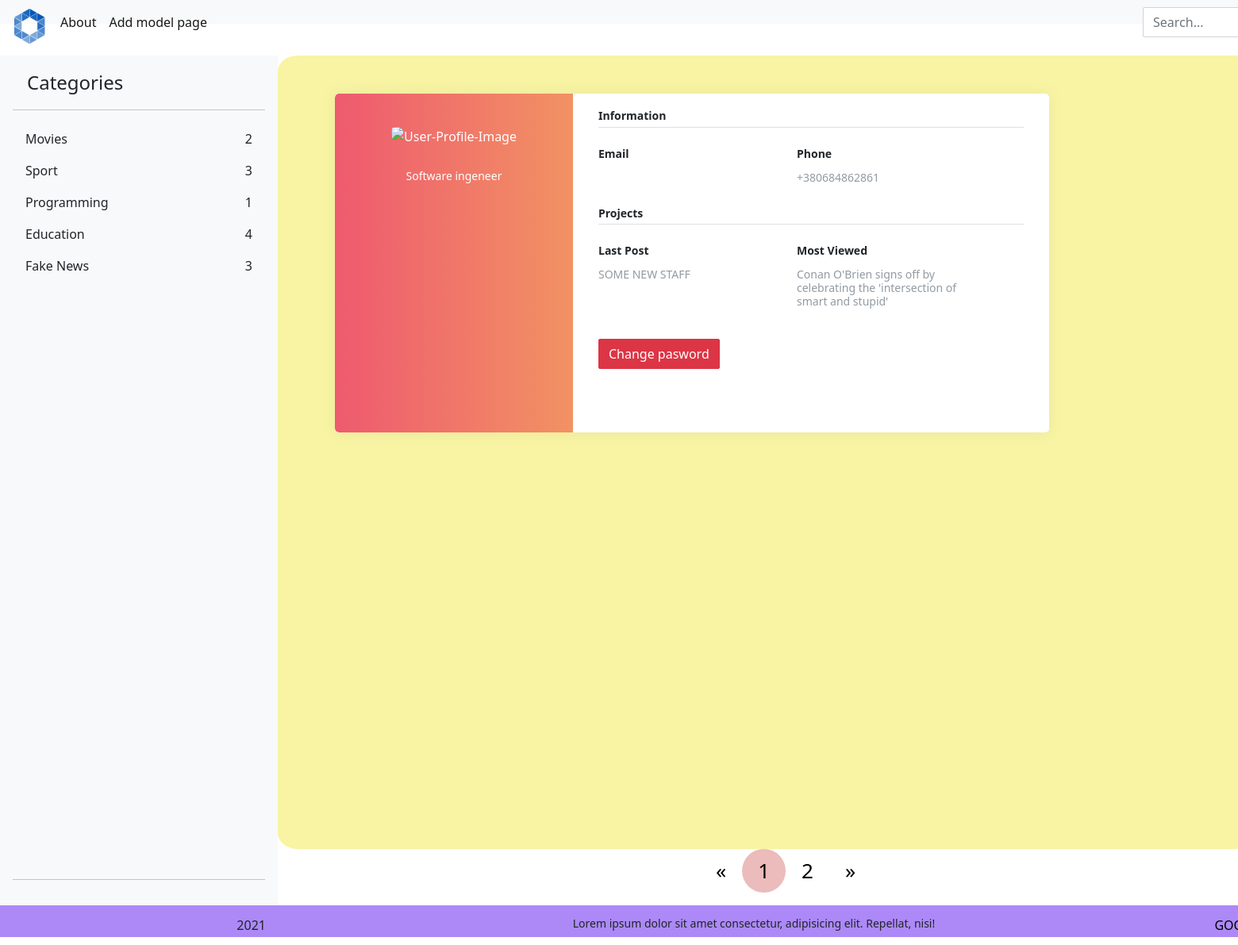
/accounts/profile/, run on an earlier commit of the app's database.
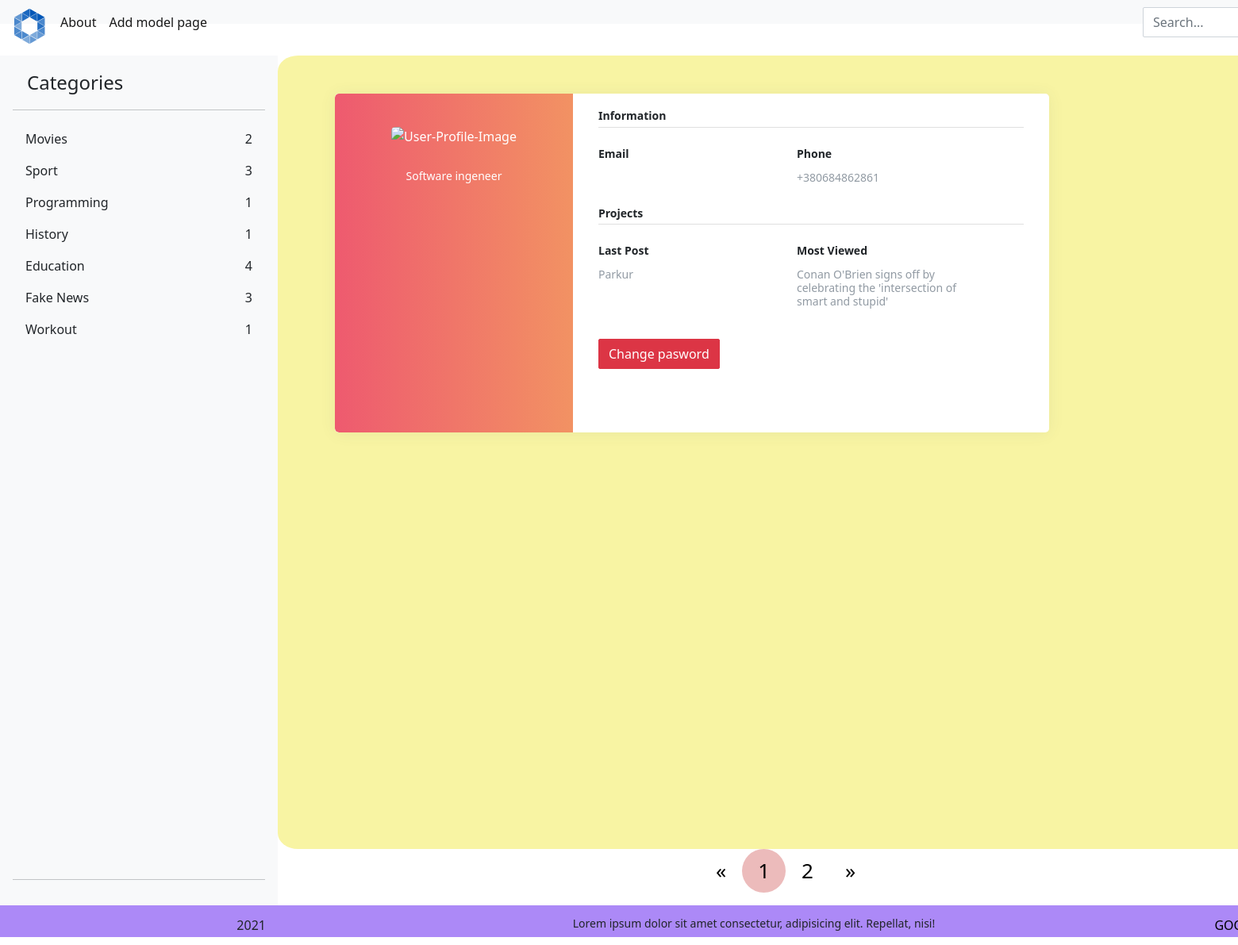
And on a later commit of the database.
### icon/models.py (models this page shows, shortened)
class Category(models.Model):
    name = models.CharField(max_length=100, db_index=True)
    slug = models.SlugField(max_length=255,
                            unique=True,
                            db_index=True,
                            verbose_name="URL",
                            null=True,
                            )
    ico = models.ImageField(
        upload_to="icons/Data%y/%m/%d/", null=True, blank=True)
    def get_absolute_url(self):
        return reverse("category", kwargs={"category_name": self.slug})
    objects = models.Manager()
    sorted_objects = WomanFilterManager()
    count_cat = CountCategory()
    max_view = CountWiews()
    class Meta:
        verbose_name = "Category"
        verbose_name_plural = "Categories"
        ordering = ["name"]  # sorting categories at site

class Woman(models.Model):
    title = models.CharField(max_length=100, unique=True)
    slug = models.SlugField(max_length=255,
                            unique=True,
                            db_index=True,
                            verbose_name="URL",
                            null=True,
                            )
    content = models.TextField(blank=True)  # is not required to be filled
    creation_date = models.DateTimeField(auto_now_add=True)
    updation_date = models.DateTimeField(auto_now=True)
    photo = models.ImageField(upload_to="photos/Data%y/%m/%d/")
    is_published = models.BooleanField(default=True)  # default is True
    cat = models.ForeignKey("Category", on_delete=models.PROTECT,
                            verbose_name="Category",
                            )  # add field from another model
    notes = GenericRelation('Note')
    objects = models.Manager()
    sorted_objects = WomanFilterManager()
    show_lengths = WomanFlterShowLenContent()
    class Meta:
        verbose_name = "New"
        verbose_name_plural = "News"
        ordering = ["-creation_date"]  # sorting news at site
        get_latest_by = "creation_date"

### icon/views.py (the view)
# urls.py: path("accounts/profile/", ProfileView.as_view(), name="profile"),
class ProfileView(DataMixin, ListView):
    model = User
    template_name = "icon/profile.html"
    def get_context_data(self, *args, **kwargs):
        context = super().get_context_data(*args, **kwargs)
        c_def = self.get_user_context(
            title="Profile",
            post=Woman.objects.raw(
                "SELECT id, title FROM icon_woman")[0],
            last_post=Woman.objects.raw("""SELECT * from icon_woman
                ORDER by  creation_date DESC""")[0])
        return dict(list(context.items()) + list(c_def.items()))

### icon/templatetags/menu_tags.py (called while the page is built)
@register.inclusion_tag("icon/new/show_category_list.html")
def get_categories_list(sort = None):
	if not sort:
		cats = Category.objects.annotate(publ = F("woman__is_published"), cnt = Count("woman", filter = Q(publ__gt = 0))).filter(cnt__gt = 0)
	else:
		cats = Category.objects.order_by(sort)
	return {"cats":cats}

### icon/utils.py (called while the page is built)
    def get_user_context(self, **kwargs):
        context = kwargs
        cats = Category.objects.all()
        woman = Woman.objects.filter(is_published=True).select_related('cat')
        user_menu = menu.copy()
        context["menu"] = user_menu
        context["cats"] = cats
        context["poster"] = woman
        return context

### templates/icon/profile.html (shortened to what this page needs)
{% extends "icon/base.html" %}
{% load static %}
{% block link %}
	   	<link href="https://maxcdn.bootstrapcdn.com/font-awesome/4.3.0/css/font-awesome.min.css" rel="stylesheet">
{% endblock %}
{% block content %}
	<div class="page-content page-container" id="page-content">
    <div class="padding" >
        <div class="row container d-flex " >
            <div class="col-xl-6 col-md-12">
                <div class="card user-card-full" style="width: 900px;">
                    <div class="row m-l-0 m-r-0" >
                        <div class="col-sm-4 bg-c-lite-green user-profile">
                            <div class="card-block text-center text-white">
                                <div class="m-b-25"> <img src="https://img.icons8.com/bubbles/100/000000/user.png" class="img-radius" alt="User-Profile-Image"> </div>
                                <p>Software ingeneer</p>
                            </div>
                        </div>
                        <div class="col-sm-8">
                            <div class="card-block">
                                <h6 class="m-b-20 p-b-5 b-b-default f-w-600">Information</h6>
                                <div class="row" style="width: 500px;">
                                    <div class="col-sm-6">
                                        <p class="m-b-10 f-w-600">Email</p>
                                    </div>
                                    <div class="col-sm-6">
                                        <p class="m-b-10 f-w-600">Phone</p>
                                        <h6 class="text-muted f-w-400">+380684862861</h6>
                                    </div>
                                </div>
                                <h6 class="m-b-20 m-t-40 p-b-5 b-b-default f-w-600">Projects</h6>
                                <div class="row"  style="width: 500px;">
                                    <div class="col-sm-6">
                                        <p class="m-b-10 f-w-600">Last Post</p>
                                        <h6 class="text-muted f-w-400">{{last_post.title|truncatewords:20}}</h6>
                                    </div>
                                    <div class="col-sm-6">
                                        <p class="m-b-10 f-w-600">Most Viewed</p>
                                        <h6 class="text-muted f-w-400">{{post.title}}</h6>
                                    </div>
                                </div>
                                <div class="row"  style="width: 500px;">
                                    <div class="col-sm-6" style="margin-top: 30px;">
                                        <a href="{% url 'password_change' %}" class="btn btn-danger" type="button">Change pasword</a>
                                    </div>
                                </div>
                                <ul class="social-link list-unstyled m-t-40 m-b-10">
                                    <li></li>
                                    <li></li>
                                    <li></li>
                                </ul>
                            </div>
                        </div>
                    </div>
                </div>
            </div>
        </div>
    </div>
</div>
{% endblock %}

### templates/icon/new/show_category_list.html
{% for elem in cats %}
	  	<li class="nav-item">
	    	<a href="{{elem.get_absolute_url}}" class="nav-link link-dark new-link grid_link" aria-current="page">
	          	<span class="link__name">{{elem.name}}</span>
	          	<span class="link__count">{{elem.cnt}}</span>
	    	</a>
	  	</li>
{% endfor %}

What changed in the data, as far as the page shows it:
removed Woman: title "SOME NEW STAFF"
now on this page (row edited): Category: name "History", cnt "1"
now on this page (row edited): Category: name "Workout", cnt "1"
added Woman: title "Parkur"
